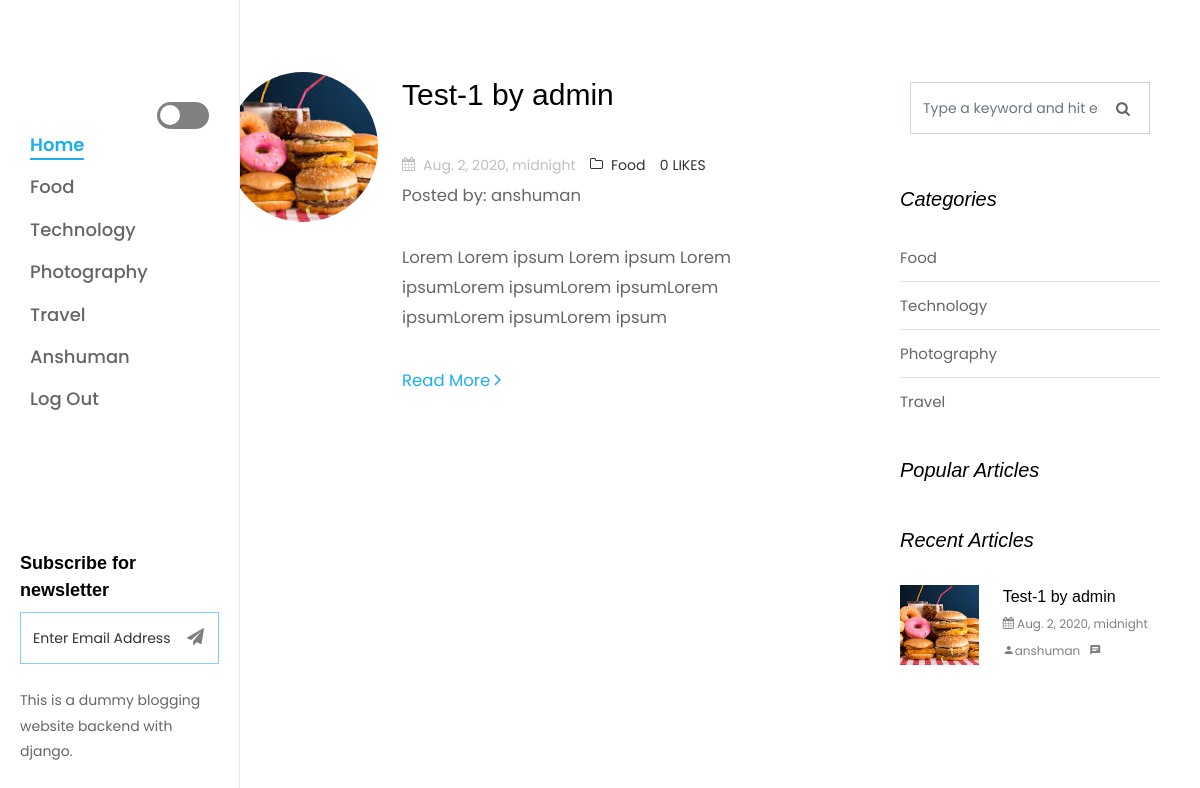
The app's page / (signed in) with its own data.
### Blog/models.py (models this page shows, shortened)
class Categorie(models.Model):
    All_Cat = models.CharField(max_length=20, null=True)
    def __str__(self):
        return self.All_Cat

class Post(models.Model):
    Cat = models.ForeignKey(Categorie, on_delete=models.CASCADE, null=True)
    usr = models.ForeignKey(User, on_delete=models.CASCADE, null=True)
    Title = models.CharField(max_length=40, null=True)
    Post_date = models.DateTimeField(null=True)
    Short_dis = models.TextField(null=True)
    Long_dis = models.TextField(null=True)
    image = models.FileField(null=True)

### Blog/views.py (the view)
# urls.py: path('', Index, name="Index"),
def Index(request):
    post_data = Post.objects.all()
    li = []
    for i in post_data:
        like = LikeComment.objects.filter(post_data=i,like=True).count()
        li.append(like)
    z =zip(post_data, li)
    top3, recent3 = recent_and_popular()
    d={"allcat": All_category(), "post_data":z, "top3": top3,"recent3": recent3}
    print(All_category())
    return render(request, 'index.html', d)

### Blog/views.py (called while the page is built)
def All_category():
    all_cat = Categorie.objects.all()
    return all_cat

def recent_and_popular():
    allpost = Post.objects.all()
    recent_three = allpost[::-1][:3]
    like = []
    le = len(allpost)
    newpost = []
    for i in allpost:
        l = LikeComment.objects.filter(post_data=i, like=True).count()
        like.append(l)
        for i in range(le):
            if max(like) > 0:
                m = max(like)
                p = like.index(m)
                po = allpost[p]
                like.pop(p)
                like.insert(p, 0)
                newpost.append(po)
        top_three = newpost[:3]
        return top_three, recent_three

### Blog/templates/index.html (shortened to what this page needs)
{% load static %}
<!DOCTYPE html>
<html lang="en">
  <head>
    <link rel="stylesheet" href="{% static 'css/open-iconic-bootstrap.min.css' %}">
    <link rel="stylesheet" href="{% static 'css/animate.css' %}">
    <link rel="stylesheet" href="{% static 'css/owl.carousel.min.css' %}">
    <link rel="stylesheet" href="{% static 'css/owl.theme.default.min.css' %}">
    <link rel="stylesheet" href="{% static 'css/magnific-popup.css' %}">
    <link rel="stylesheet" href="{% static 'css/aos.css' %}">
    <link rel="stylesheet" href="{% static 'css/ionicons.min.css' %}">
    <link rel="stylesheet" href="{% static 'css/bootstrap-datepicker.css' %}">
    <link rel="stylesheet" href="{% static 'css/jquery.timepicker.css' %}">
    <link rel="stylesheet" href="{% static 'css/flaticon.css' %}">
    <link rel="stylesheet" href="{% static 'css/icomoon.css' %}">
    <link rel="stylesheet" href="{% static 'css/style.css' %}">
  </head>
  <body>
  <div id="page">
		<aside id="aside" role="complementary" class="js-fullheight">
			<nav id="main-menu" role="navigation">
                <div class="toggle-container"><br>
                    <input type="checkbox" id="switch" name="theme" /><label for="switch">Toggle</label>
                </div>
				<ul>
					<li class="active"><a href="{% url 'Index' %}">Home</a></li>
					{% for i in allcat %}
					  <li><a href="{% url 'category' i.id %}">{{i}}</a></li>
					{% endfor %}
					{% if request.user.is_authenticated %}
					<li><a href="{% url 'profile' %}">{{ request.user.first_name }}</a></li>
					<li><a href="{% url 'logout' %}">Log Out</a></li>
					{% else %}
                    <li><a href="{% url 'login' %}">Sign In</a></li>
					 {% endif %}
				</ul>
			</nav>
			<div class="footer">
				<h1 id="logo" class="mb-4"><a href="index.html" style="background-image: url('https://image.freepik.com/free-vector/stylish-elegant-glassy-blue-abstract-background-design_48159-338.jpg');"><span>Ghumo</span></a></h1>
				<div class="mb-4">
					<h3>Subscribe for newsletter</h3>
					<form action="#" class="subscribe-form">
            <div class="form-group d-flex">
            	<div class="icon"><span class="icon-paper-plane"></span></div>
              <input type="text" class="form-control" placeholder="Enter Email Address">
            </div>
          </form>
				</div>
				<p class="pfooter">
	 This is a dummy blogging website backend with django.</p>
			</div>
		</aside>
		<div id="main">
			<section class="ftco-section ftco-no-pt ftco-no-pb">
	    	<div class="container">
	    		<div class="row d-flex">
	    			<div class="col-xl-8 py-5 px-md-5">
	    				<div class="row pt-md-4">
			    			{% for i,l in post_data %}
			    			<div class="col-md-12">
									<div class="blog-entry ftco-animate d-md-flex">
										<a href="{% url 'detail' i.id %" class="img img-2" style="background-image: url({{ i.image.url }});"></a>
										<div class="text text-2 pl-md-4">
				                        <h3 class="mb-2"><a href="single.html">{{ i.Title }}</a></h3>
				                           <div class="meta-wrap">
												<p class="meta">
												<span><i class="icon-calendar mr-2"></i>{{ i.Post_date }}</span>
												<span><a href="single.html"><i class="icon-folder-o mr-2"></i>{{ i.Cat }}</a></span>
													<span><a href="{% url 'like' i.id %}">{{ l }} LIKES</a></span>
													<br> Posted by: {{ i.usr.username }}
				              					</p>
										   </div>
										  <p class="mb-4">{{ i.Short_dis }}</p>
										  <p><a href="{% url 'detail' i.id %}" class="btn-custom">Read More <span class="ion-ios-arrow-forward"></span></a>
										  </p>
				            			</div>
									</div>
							</div>
							{% endfor %}
			    		</div>
			    	</div>
	    			<div class="col-xl-4 sidebar ftco-animate bg-light pt-5">
	            <div class="sidebar-box pt-md-4">
	              <form action="#" class="search-form">
	                <div class="form-group">
	                  <span class="icon icon-search"></span>
	                  <input type="text" class="form-control" placeholder="Type a keyword and hit enter">
	                </div>
	              </form>
	            </div>
	            <div class="sidebar-box ftco-animate">
	            	<h3 class="sidebar-heading">Categories</h3>
	              <ul class="categories">
					  {% for i in allcat %}
					  <li><a href="#">{{i}} </a></li>
					{% endfor %}
	              </ul>
	            </div>
	            <div class="sidebar-box ftco-animate">
	              <h3 class="sidebar-heading">Popular Articles</h3>
	            </div>
						 <div class="sidebar-box ftco-animate">
	              <h3 class="sidebar-heading">Recent Articles</h3>
					{% for i in recent3 %}
	              <div class="block-21 mb-4 d-flex">
	                <a  href="{% url 'detail' i.id %}" class="blog-img mr-4" style="background-image: url({{ i.image.url }});"></a>
	                <div class="text">
	                  <h3 class="heading"><a href="{% url 'detail' i.id %}">{{ i.Title }}</a></h3>
	                  <div class="meta">
	                    <div><a href="{% url 'detail' i.id %}"><span class="icon-calendar"></span> {{ i.Post_date }}</a></div>
	                    <div><a href="{% url 'detail' i.id %}"><span class="icon-person"></span>{{ i.usr.username }}</a></div>
	                    <div><a href="{% url 'detail' i.id %}"><span class="icon-chat"></span> </a></div>
	                  </div>
	                </div>
	              </div>
					{% endfor %}
	            </div>
	          </div>
	    		</div>
	    	</div>
	    </section>
		</div>
	</div>
  </body>
</html>

### Blog/static/css/icomoon.css (style rules this page uses)
[class^="icon-"], [class*=" icon-"] { font-family: 'icomoon' !important; speak: none; font-style: normal; font-weight: normal; font-variant: normal; text-transform: none; line-height: 1; -webkit-font-smoothing: antialiased; -moz-osx-font-smoothing: grayscale; }
.icon-search:before { content: "\f002"; }
.icon-calendar:before { content: "\f073"; }
.icon-folder-o:before { content: "\f114"; }
.icon-paper-plane:before { content: "\f1d8"; }
.icon-chat:before { content: "\e0b7"; }
.icon-person:before { content: "\e7fd"; }

### records on screen
Categorie: All_Cat "Food"
Categorie: All_Cat "Technology"
Categorie: All_Cat "Photography"
Categorie: All_Cat "Travel"
Post: image (picture), Title "Test-1 by admin", Post_date "Aug. 2, 2020, midnight", Cat "Food", l "0", usr.username "anshuman", Short_dis "Lorem Lorem ipsum Lorem ipsum Lorem ipsumLorem ipsumLorem ipsumLorem ipsumLorem ipsumLorem ipsum"

### other values on screen
{{ request.user.first_name }} "Anshuman"
